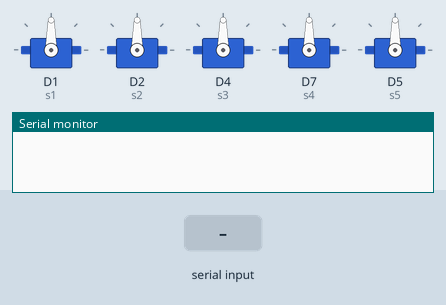
This sketch was run on a simulated ESP8266 (NodeMCU). Shown: 5 × servo, the last lines printed to the serial monitor. The test bench sets the inputs (shaded band).

Above: at 1.2 s.
1.3 s: "b" received over Serial
At 2.1 s:
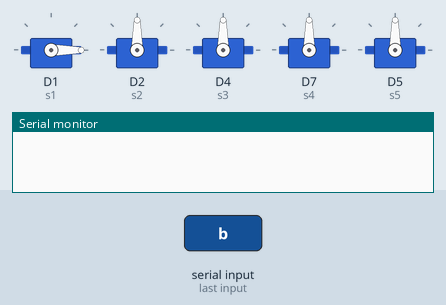
4.3 s: "a" received over Serial
At 7.1 s:
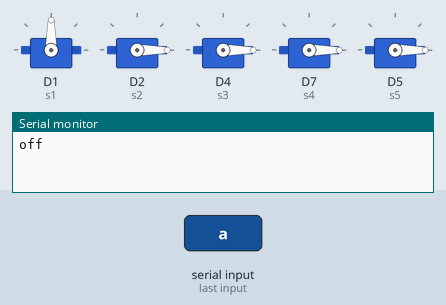
10.3 s: "d" received over Serial
At 13.1 s:
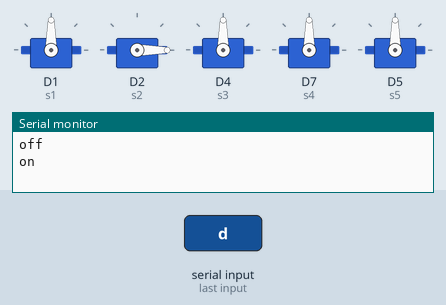
16.3 s: "p" received over Serial
At 19.1 s:
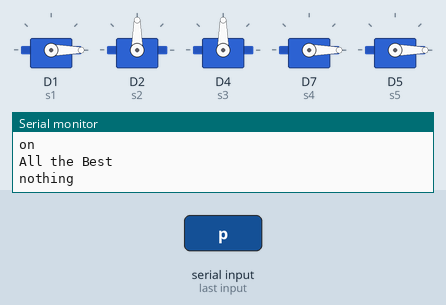
Timing chart, 0 to 23.8 s (numbered marks = the images above; inputs shaded):
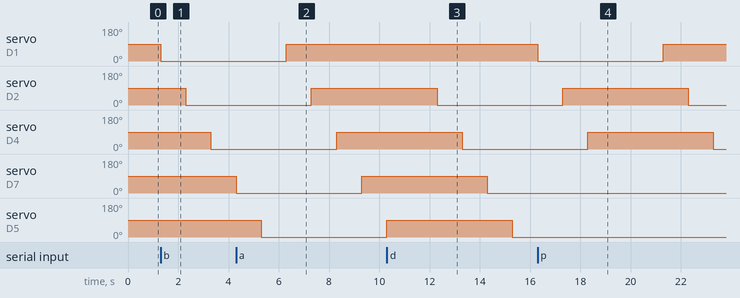

Measured:
- after the input at 1.3 s, servo on D1 (s1): 90° → 0° at once; servo on D2 (s2): 90° → 0° after 1.0 s; servo on D4 (s3): 90° → 0° after 2.0 s
- after the input at 4.3 s, servo on D1 (s1): 0° → 90° after 2.0 s; servo on D2 (s2): 0° → 90° after 3.0 s; servo on D4 (s3): 0° → 90° after 4.0 s
- after the input at 10.3 s, servo on D2 (s2): 90° → 0° after 2.0 s; servo on D4 (s3): 90° → 0° after 3.0 s; servo on D7 (s4): 90° → 0° after 4.0 s
- after the input at 16.3 s, servo on D1 (s1): 90° → 0° at once, → 90° 5.0 s later; servo on D2 (s2): 0° → 90° after 1.0 s, → 0° 5.0 s later; servo on D4 (s3): 0° → 90° after 2.0 s, → 0° 5.0 s later

The sketch:

techie__1_.ino
```cpp
#include <Servo.h> // servo library
Servo s1 , s2, s3, s4, s5;
int key;
void setup()
{
  Serial.begin(9600);
  s1.attach(D1);  // servo attach D3 pin of arduino
  s2.attach(D2);
  s3.attach(D4);
  s4.attach(D7);
  s5.attach(D5);
}
void loop()
{
  if(Serial.available()>0)
  {
    int key = Serial.read();
  switch (key) {
    case 'a':
      s1.write(90);
      delay(1000);
      s2.write(90);
      delay(1000);
      s3.write(90);
      delay(1000);
      s4.write(90);
      delay(1000);
      s5.write(90);
      delay(1000);
      Serial.println("on");
      break;
    case 'b':
      s1.write(0);
      delay(1000);
      s2.write(0);
      delay(1000);
      s3.write(0);
      delay(1000);
      s4.write(0);
      delay(1000);
      s5.write(0);
      delay(1000);
      Serial.println("off");
      break;
    case 'p':
      s1.write(0);
      delay(1000);
      s2.write(90);
      delay(1000);
      s3.write(90);
      delay(1000);
      s4.write(0);
      delay(1000);
      s5.write(0);
      delay(1000);
      Serial.println("peace");
    case 'd':
      s1.write(90);
      delay(1000);
      s2.write(0);
      delay(1000);
      s3.write(0);
      delay(1000);
      s4.write(0);
      delay(1000);
      s5.write(0);
      delay(1000);
      Serial.println("All the Best");

    default:
      Serial.println("nothing");
  }}
  }
```
